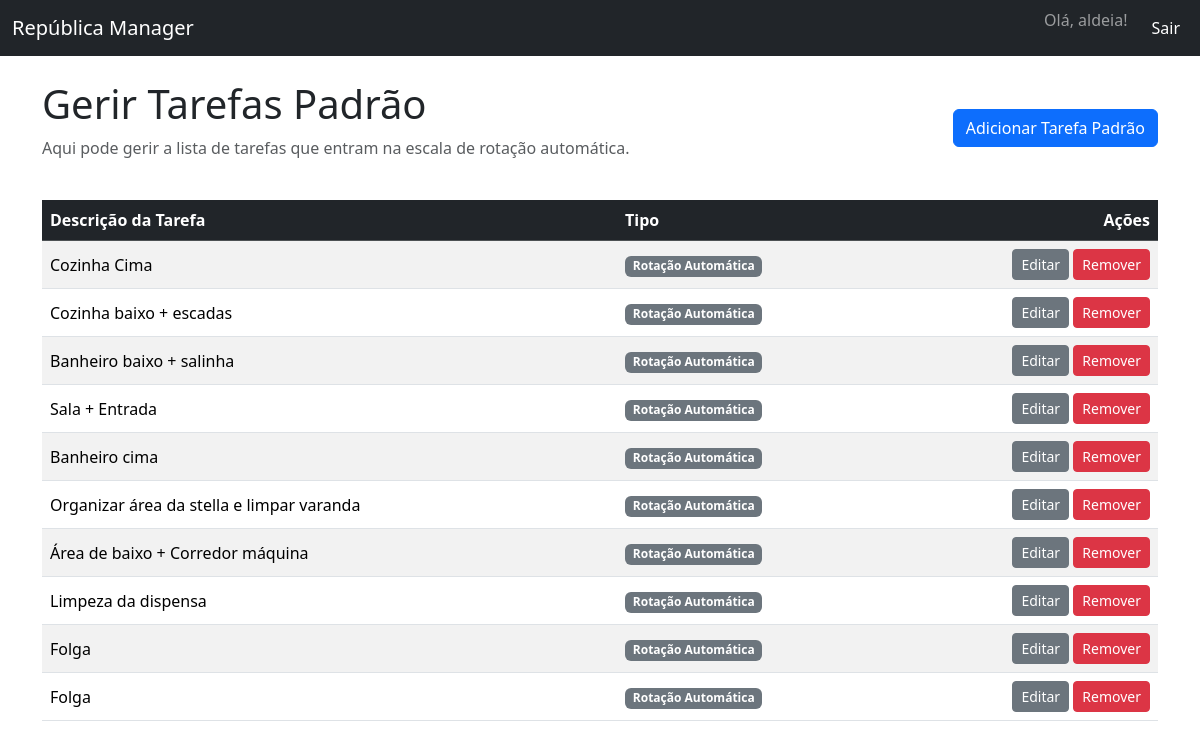
Screenshot of /tarefas/ (signed in) with the database file from the repository.
### app/models.py (models this page shows, shortened)
class User(UserMixin, db.Model):
    __tablename__ = 'usuarios'
    id = db.Column(db.Integer, primary_key=True)
    username = db.Column(db.String(80), unique=True, nullable=False)
    password_hash = db.Column(db.String(120), nullable=False)
    cargo = db.Column(db.String(20), nullable=False, default='usuario')
    def is_gerenciador(self):
        return self.cargo in ['admin', 'gerenciador']

class Tarefa(db.Model):
    __tablename__ = 'tarefas'
    id = db.Column(db.Integer, primary_key=True)
    descricao = db.Column(db.String(200), nullable=False)
    recorrente = db.Column(db.Boolean, default=True)

### app/tarefas.py (the view)
@tarefas_bp.route('/')
@login_required
@manager_required
def lista_tarefas():
    tarefas = Tarefa.query.order_by(Tarefa.id).all()
    return render_template('tarefas.html', tarefas=tarefas)

### app/admin.py (called while the page is built)
def manager_required(f):
    @wraps(f)
    def decorated_function(*args, **kwargs):
        if not current_user.is_gerenciador():
            abort(403)
        return f(*args, **kwargs)
    return decorated_function

### app/templates/tarefas.html (shortened to what this page needs)
{% extends "layout.html" %}
{% block content %}
<div class="d-flex justify-content-between align-items-center mb-4">
    <div>
        <h1>Gerir Tarefas Padrão</h1>
        <p class="text-muted">Aqui pode gerir a lista de tarefas que entram na escala de rotação automática.</p>
    </div>
    <a href="{{ url_for('tarefas.criar_tarefa') }}" class="btn btn-primary">Adicionar Tarefa Padrão</a>
</div>
<div class="table-responsive">
    <table class="table table-striped table-hover">
        <thead class="table-dark">
            <tr>
                <th>Descrição da Tarefa</th>
                <th>Tipo</th>
                <th class="text-end">Ações</th>
            </tr>
        </thead>
        <tbody>
            {% for tarefa in tarefas %}
            <tr class="align-middle">
                <td>{{ tarefa.descricao }}</td>
                <td>
                    <span class="badge bg-secondary">Rotação Automática</span>
                </td>
                <td class="text-end">
                    <a href="{{ url_for('tarefas.edit_tarefa', tarefa_id=tarefa.id) }}" class="btn btn-secondary btn-sm">Editar</a>
                    <form action="{{ url_for('tarefas.deletar_tarefa', tarefa_id=tarefa.id) }}" method="POST" class="d-inline" onsubmit="return confirm('Tem a certeza de que deseja remover esta tarefa padrão?');">
                        <button type="submit" class="btn btn-danger btn-sm">Remover</button>
                    </form>
                </td>
            </tr>
            {% endfor %}
        </tbody>
    </table>
</div>
{% endblock %}

### app/templates/layout.html (shortened to what this page needs)
<!DOCTYPE html>
<html lang="pt-BR">
<head>
    <link href="https://cdn.jsdelivr.net/npm/bootstrap@5.3.3/dist/css/bootstrap.min.css" rel="stylesheet">
</head>
<body>
    {% if current_user.is_authenticated %}
    <nav class="navbar navbar-expand-lg navbar-dark bg-dark">
        <div class="container-fluid">
            <a class="navbar-brand" href="{{ url_for('routes.index') }}">República Manager</a>
            <div class="collapse navbar-collapse" id="navbarNav">
                <ul class="navbar-nav ms-auto">
                    <li class="nav-item">
                        <span class="navbar-text me-3">
                            Olá, {{ current_user.username }}!
                        </span>
                    </li>
                    <li class="nav-item">
                        <a class="nav-link btn btn-danger btn-sm text-white" href="{{ url_for('routes.logout') }}">Sair</a>
                    </li>
                </ul>
            </div>
        </div>
    </nav>
    {% endif %}
    <main class="container mt-4">
        {% block content %}{% endblock %}
    </main>
</body>
</html>

### rows the page displays
User: username "aldeia"
Tarefa: descricao "Cozinha Cima"
Tarefa: descricao "Cozinha baixo + escadas"
Tarefa: descricao "Banheiro baixo + salinha"
Tarefa: descricao "Sala + Entrada"
Tarefa: descricao "Banheiro cima"
Tarefa: descricao "Organizar área da stella e limpar varanda"
Tarefa: descricao "Área de baixo + Corredor máquina"
Tarefa: descricao "Limpeza da dispensa"
Tarefa: descricao "Folga"
Tarefa: descricao "Folga"
